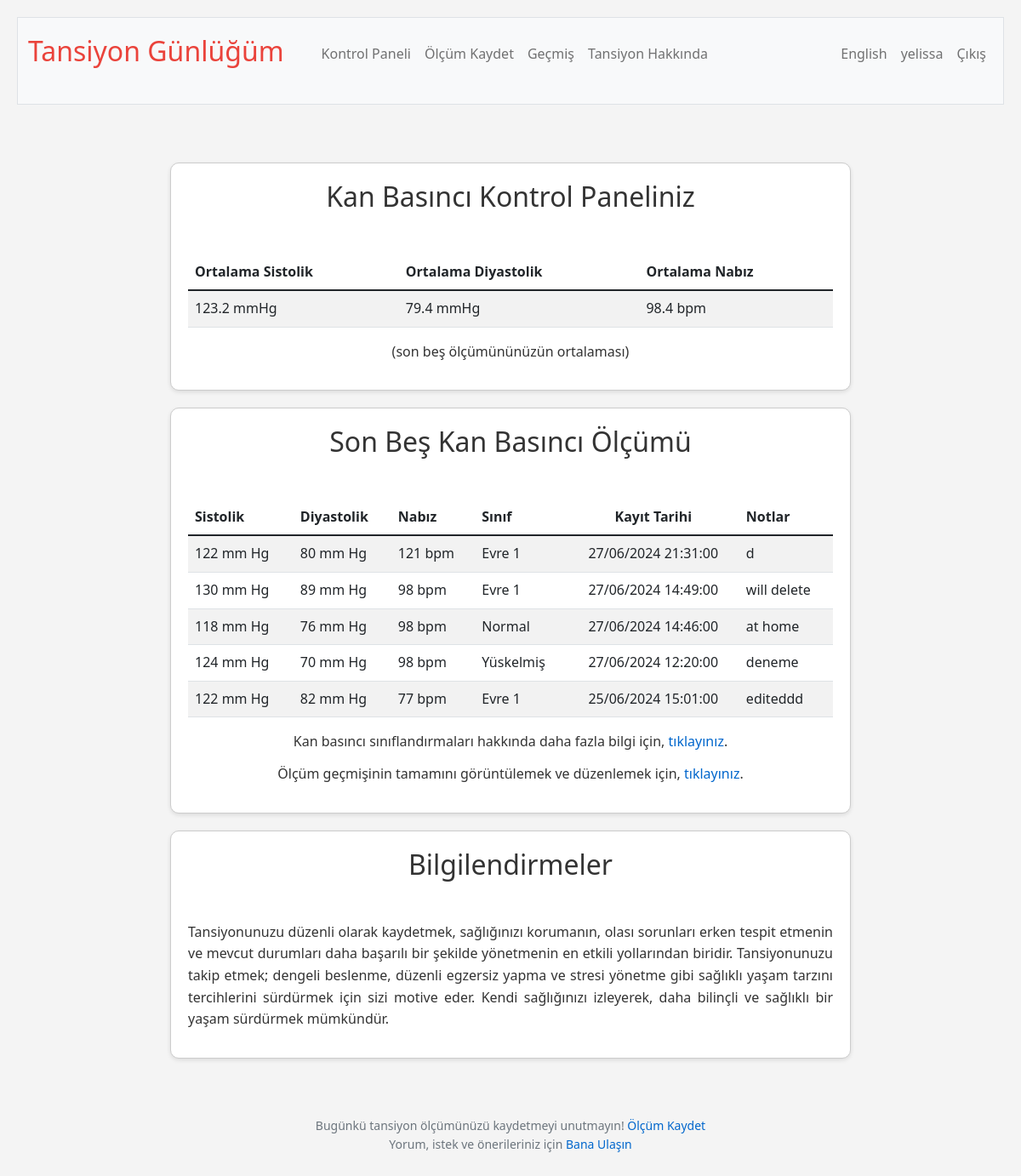
The page /dashboard (signed in) on the database as committed earlier.
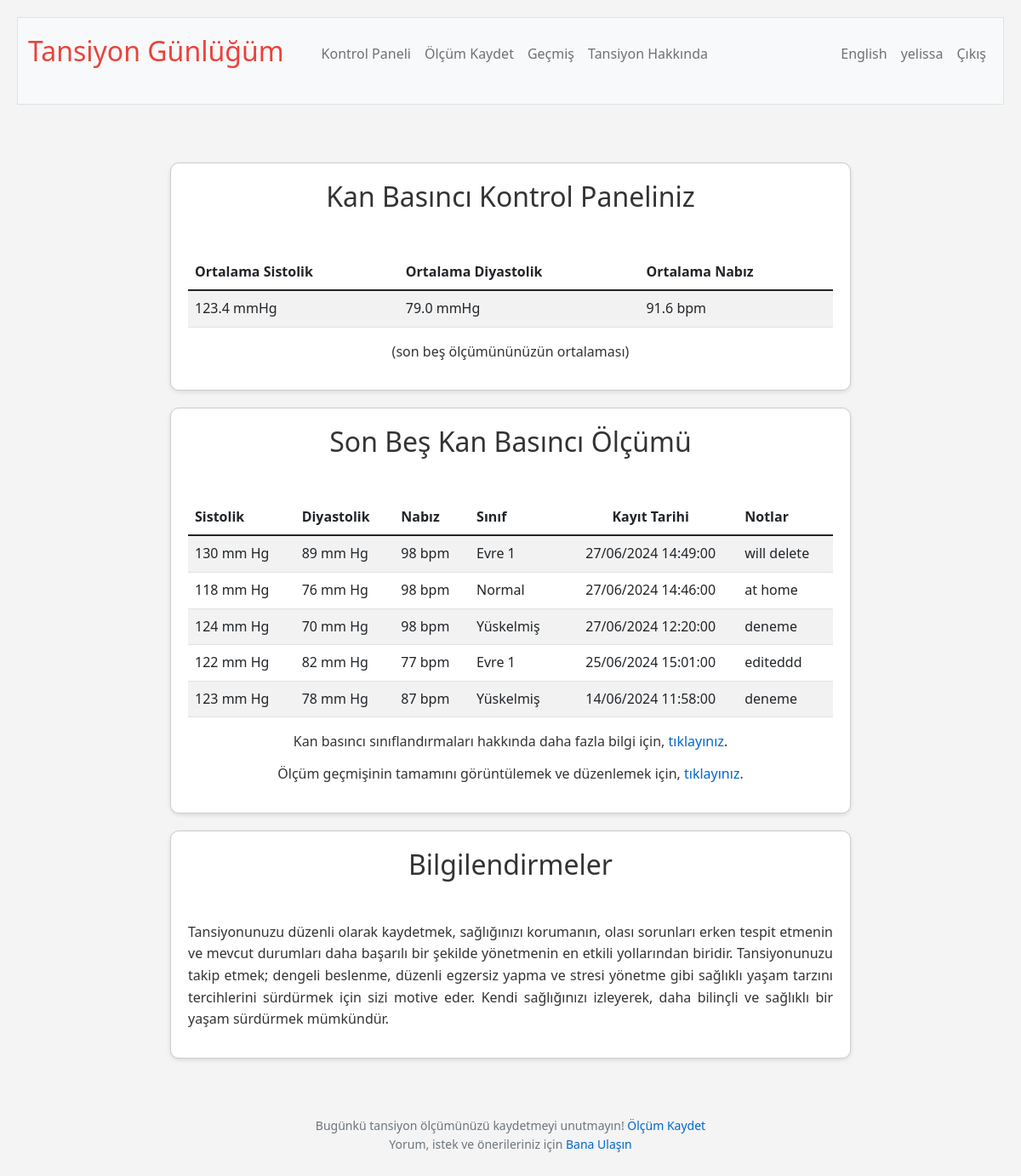
The same page on the database as committed later.
### tables this page shows
CREATE TABLE users (
id INTEGER PRIMARY KEY AUTOINCREMENT NOT NULL,
username TEXT NOT NULL,
hash TEXT NOT NULL, name TEXT, timezone TEXT);

CREATE TABLE blood_pressure_readings (
id INTEGER PRIMARY KEY AUTOINCREMENT NOT NULL,
user_id INTEGER NOT NULL,
systolic INTEGER NOT NULL,
diastolic INTEGER NOT NULL,
pulse INTEGER,
reading_date DATETIME DEFAULT CURRENT_TIMESTAMP,
notes TEXT,
FOREIGN KEY (user_id) REFERENCES users (id));

### app.py (the view)
@app.route("/dashboard")
@login_required
def dashboard():
    user_id = session["user_id"]
    user_timezone = db.execute("SELECT timezone FROM users WHERE id = ?", user_id)[0]['timezone']
    user_tz = pytz.timezone(user_timezone)
    recording_rows = db.execute("SELECT * FROM blood_pressure_readings WHERE user_id = ? ORDER BY reading_date DESC LIMIT 5;", user_id)
    for row in recording_rows:
        row["classification"] = classify_bp(row["systolic"], row["diastolic"])
        utc_time = row["reading_date"]
        try:
            local_time = pytz.utc.localize(datetime.strptime(utc_time, '%Y-%m-%d %H:%M:%S')).astimezone(user_tz)
            row["reading_date"] = local_time.strftime('%d/%m/%Y %H:%M:%S')
        except Exception:
            row["reading_date"] = utc_time
    user_avg_recording = db.execute("""
        SELECT AVG(systolic) AS avg_systolic, AVG(diastolic) AS avg_diastolic, AVG(pulse) AS avg_pulse
        FROM (
            SELECT systolic, diastolic, pulse
            FROM blood_pressure_readings
            WHERE user_id = ?
            ORDER BY reading_date DESC
            LIMIT 5
        )
    """, user_id)
    if user_avg_recording:
        avg_data = {
            'avg_systolic': round(user_avg_recording[0]['avg_systolic'], 1) if user_avg_recording[0]['avg_systolic'] else '',
            'avg_diastolic': round(user_avg_recording[0]['avg_diastolic'], 1) if user_avg_recording[0]['avg_diastolic'] else '',
            'avg_pulse': round(user_avg_recording[0]['avg_pulse'], 1) if user_avg_recording[0]['avg_pulse'] else ''
        }
    else:
        avg_data = {'avg_systolic': 'N/A', 'avg_diastolic': 'N/A', 'avg_pulse': 'N/A'}
    return render_template("dashboard.html", classes=g.language_data['classes'], data=g.language_data['dashboard'], last5reading=recording_rows, user_id=user_id, user_avg_recording=[avg_data])

### app.py (called while the page is built)
@app.before_request
def load_language_data():
    if 'language' not in session:
        session['language'] = 'tr'
    user_lang = session['language']
    with open(f'languages/{user_lang}.json', 'r') as file:
        g.language_data = json.load(file)
    g.language_data['current_lang'] = user_lang

@app.after_request
def after_request(response):
    response.headers["Cache-Control"] = "no-cache, no-store, must-revalidate"
    response.headers["Expires"] = 0
    response.headers["Pragma"] = "no-cache"
    return response

@app.context_processor
def inject_layout_data():
    return dict(layout_data=g.language_data['layout'])

@app.context_processor
def inject_user_details():
    if 'user_id' in session:
        user_id = session['user_id']
        user_info = db.execute("SELECT username FROM users WHERE id = ?", user_id)
        if user_info:
            username = user_info[0]['username']
        else:
            username = None
    else:
        username = None
    return {'username': username}

### helpers.py (called while the page is built)
def classify_bp(systolic, diastolic):
    if systolic < 120 and diastolic < 80:
        return "Normal"
    elif 120 <= systolic < 130 and diastolic < 80:
        return "Elevated"
    elif 130 <= systolic < 140 or 80 <= diastolic < 90:
        return "High1"
    elif 140 <= systolic or 90 <= diastolic:
        return "High2"
    else:
        return "Crisis"

def login_required(f):
    @wraps(f)
    def decorated_function(*args, **kwargs):
        if session.get("user_id") is None:
            return redirect("/login")
        return f(*args, **kwargs)
    return decorated_function

### templates/dashboard.html (shortened to what this page needs)
{% extends "layout.html" %}
{% block main %}
<div class="section" id="average-table">
    <h2>{{ data.heading }}</h2>
    <table class="table table-striped">
        <thead>
            <tr>
                <th class="text-start">{{ data.avgSystolic }}</th>
                <th class="text-start">{{ data.avgDiastolic }}</th>
                <th class="text-start">{{ data.avgPulse }}</th>
            </tr>
        </thead>
        <tbody>
            {% for row in user_avg_recording %}
            <tr>
                <td class="text-start">{{ row.avg_systolic }} mmHg</td>
                <td class="text-start">{{ row.avg_diastolic }} mmHg</td>
                <td class="text-start">{{ row.avg_pulse }} bpm</td>
            </tr>
            {% endfor %}
        </tbody>
    </table>
    <p class="text-center">{{ data.description }}</p>
</div>
<div class="section", id="trends">
    <h2>{{ data.last5heading }}</h2>
    <table class="table table-striped">
        <thead>
            <tr>
                <th class="text-start">{{ data.systolic }}</th>
                <th class="text-start">{{ data.diastolic }}</th>
                <th class="text-start">{{ data.pulse }}</th>
                <th class="text-start">{{ data.readingClassification }}</th>
                <th class="text-center">{{ data.dateRecorded }}</th>
                <th class="text-start">{{ data.notes }}</th>
            </tr>
        </thead>
        <tbody>
            {% for row in last5reading %}
            <tr>
                <td class="text-start">{{ row.systolic }} mm Hg</td>
                <td class="text-start">{{ row.diastolic }} mm Hg</td>
                <td class="text-start">{{ row.pulse }} bpm</td>
                <td class="text-start">{{ classes[row.classification] }}</td>
                <td class="text-center">{{ row.reading_date }}</td>
                <td class="text-start">{{ row.notes }}</td>
            </tr>
            {% endfor %}
        </tbody>
    </table>
    <p>{{ data.classificationLink.text }}, <a href="/resources">{{ data.classificationLink.textUrl }}</a>.</p>
    <p>{{ data.historyLink.text }}, <a href="/history">{{ data.historyLink.textUrl }}</a>.</p>
</div>
<div class="section", id="alerts-tips-section">
    <h2>{{ data.alertsHeading }}</h2>
    <p>{{ data.comment }}</p>
</div>
{% endblock %}

### templates/layout.html (shortened to what this page needs)
<!DOCTYPE html>
<html lang="en">
    <head>
        <link href="https://cdn.jsdelivr.net/npm/bootstrap@5.1.3/dist/css/bootstrap.min.css" rel="stylesheet">
        <link href="/static/styles.css" rel="stylesheet">
    </head>
    <body>
        <nav class="bg-light border navbar navbar-expand-md navbar-light">
            <div class="container-fluid">
                <a class="navbar-brand" href="/"> <span class="red">{{ layout_data.navbarBrandRest }}</span></a>
                <div class="collapse navbar-collapse" id="navbar">
                    {% if session["user_id"] %}
                        <ul class="navbar-nav me-auto mt-2">
                            <li class="nav-item"><a class="nav-link" href="/dashboard">{{ layout_data.dashboard }}</a></li>
                            <li class="nav-item"><a class="nav-link" href="/record">{{ layout_data.recordReading }}</a></li>
                            <li class="nav-item"><a class="nav-link" href="/history">{{ layout_data.history }}</a></li>
                            <li class="nav-item"><a class="nav-link" href="/resources">{{ layout_data.resources }}</a></li>
                        </ul>
                        <ul class="navbar-nav ms-auto mt-2" id="navProfileLogOutLinks">
                            <li class="nav-item">
                                <a class="nav-link" href="/toggle_language" class="nav-link">
                                    {% if session.get('language', 'tr') == 'tr' %}
                                    English
                                    {% else %}
                                    Türkçe
                                    {% endif %}
                                </a>
                            </li>
                            <li class="nav-item"><a class="nav-link" href="/profile">{{ username }}</a></li>
                            <li class="nav-item"><a class="nav-link" href="/logout">{{ layout_data.logOut }}</a></li>
                        </ul>
                    {% endif %}
                </div>
            </div>
        </nav>
        <main class="container-fluid py-5 text-center">
            {% block main %}{% endblock %}
        </main>
        <footer class="mb-5 small text-center text-muted">
            {{ layout_data.footerTextA }} <a href="/record">{{ layout_data.footerTextB }}</a> <br>
            {{ layout_data.footerTextC }} <a href="mailto:drbelifon@gmail.com">{{ layout_data.footerTextD }}</a>
        </footer>
    </body>
</html>

### static/styles.css (style rules this page uses)
body { font-family: 'Segoe UI', Arial, sans-serif; color: #333; line-height: 1.6; margin: 0; padding: 20px; background-color: #f4f4f4; }
nav .navbar-brand { font-size: xx-large; }
nav .navbar-brand .red { color: #ea433b; }
h2, h3, h4, h5 { margin-bottom: 1.5em; text-align: center; }
h2 { font-size: 2em; }
p, li, a { font-size: 1em; text-align:justify ; margin-bottom: 0.75em; }
a { color: #0066cc; text-decoration: none; }
ul, ol { margin-left: 20px; margin-bottom: 1em; }
.section { background-color: #ffffff; border: 1px solid #ccc; border-radius: 10px; box-shadow: 0 2px 5px rgba(0,0,0,0.1); padding: 20px; margin: 20px auto; max-width: 800px; margin-right: auto; margin-left: auto; }
.text-center { text-align: center; }
#trends p { text-align: center; }

Rows that differ between the two databases and show on the page:
removed blood_pressure_readings: systolic "122", diastolic "80", pulse "121", classes "Evre 1", reading_date "27/06/2024 21:31:00", notes "d"
now on this page (row unchanged): blood_pressure_readings: systolic "123", diastolic "78", pulse "87", classes "Yüskelmiş", reading_date "14/06/2024 11:58:00", notes "deneme"
Other text that changed with them:
new list line: "123.4 mmHg 79.0 mmHg 91.6 bpm"
list line gone: "123.2 mmHg 79.4 mmHg 98.4 bpm"
